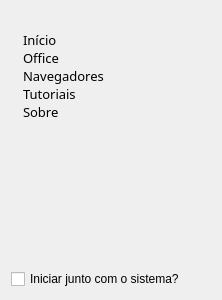
     <widget class="QWidget" name="verticalWidget" native="true">
      <property name="sizePolicy">
       <sizepolicy hsizetype="Fixed" vsizetype="Preferred">
        <horstretch>0</horstretch>
        <verstretch>0</verstretch>
       </sizepolicy>
      </property>
      <property name="styleSheet">
       <string notr="true">QListView {
    show-decoration-selected: 0; 
    outline: none;
	background-color: rgba(0, 0, 0, 0);
}

QListView::item{
	background-color: rgba(0, 0, 0, 0);
    padding-left: 9;
}
</string>
      </property>
      <layout class="QVBoxLayout" name="verticalLayout">
       <item>
        <widget class="QLabel" name="label">
         <property name="sizePolicy">
          <sizepolicy hsizetype="Minimum" vsizetype="Preferred">
           <horstretch>0</horstretch>
           <verstretch>0</verstretch>
          </sizepolicy>
         </property>
         <property name="text">
          <string/>
         </property>
         <property name="pixmap">
          <pixmap resource="ImgsResources.qrc">:/Imgs/Logos/Imgs/Logos/logo.png</pixmap>
         </property>
         <property name="alignment">
          <set>Qt::AlignCenter</set>
         </property>
        </widget>
       </item>
       <item>
        <widget class="QListWidget" name="categories">
         <property name="maximumSize">
          <size>
           <width>200</width>
           <height>16777215</height>
          </size>
         </property>
         <property name="font">
          <font>
           <family>Noto Sans</family>
           <pointsize>10</pointsize>
          </font>
         </property>
         <property name="styleSheet">
          <string notr="true">QListView::item:hover{background-color: #f69310}QListView::item:selected{background-color: #f69310}</string>
         </property>
         <property name="frameShape">
          <enum>QFrame::NoFrame</enum>
         </property>
         <property name="verticalScrollBarPolicy">
          <enum>Qt::ScrollBarAlwaysOff</enum>
         </property>
         <item>
          <property name="text">
           <string>Início</string>
          </property>
          <property name="icon">
           <iconset theme="home">
            <normaloff>.</normaloff>.</iconset>
          </property>
         </item>
         <item>
          <property name="text">
           <string>Office</string>
          </property>
          <property name="icon">
           <iconset theme="applications-office">
            <normaloff>.</normaloff>.</iconset>
          </property>
         </item>
         <item>
          <property name="text">
           <string>Navegadores</string>
          </property>
          <property name="icon">
           <iconset theme="applications-internet">
            <normaloff>.</normaloff>.</iconset>
          </property>
         </item>
         <item>
          <property name="text">
           <string>Tutoriais</string>
          </property>
          <property name="icon">
           <iconset theme="applications-education">
            <normaloff>.</normaloff>.</iconset>
          </property>
         </item>
         <item>
          <property name="text">
           <string>Sobre</string>
          </property>
          <property name="icon">
           <iconset theme="applications-other">
            <normaloff>.</normaloff>.</iconset>
          </property>
         </item>
        </widget>
       </item>
       <item>
        <spacer name="verticalSpacer">
         <property name="orientation">
          <enum>Qt::Vertical</enum>
         </property>
         <property name="sizeHint" stdset="0">
          <size>
           <width>20</width>
           <height>40</height>
          </size>
         </property>
        </spacer>
       </item>
       <item>
        <widget class="QCheckBox" name="startUp">
         <property name="text">
          <string>Iniciar junto com o sistema?</string>
         </property>
        </widget>
       </item>
      </layout>
     </widget>
